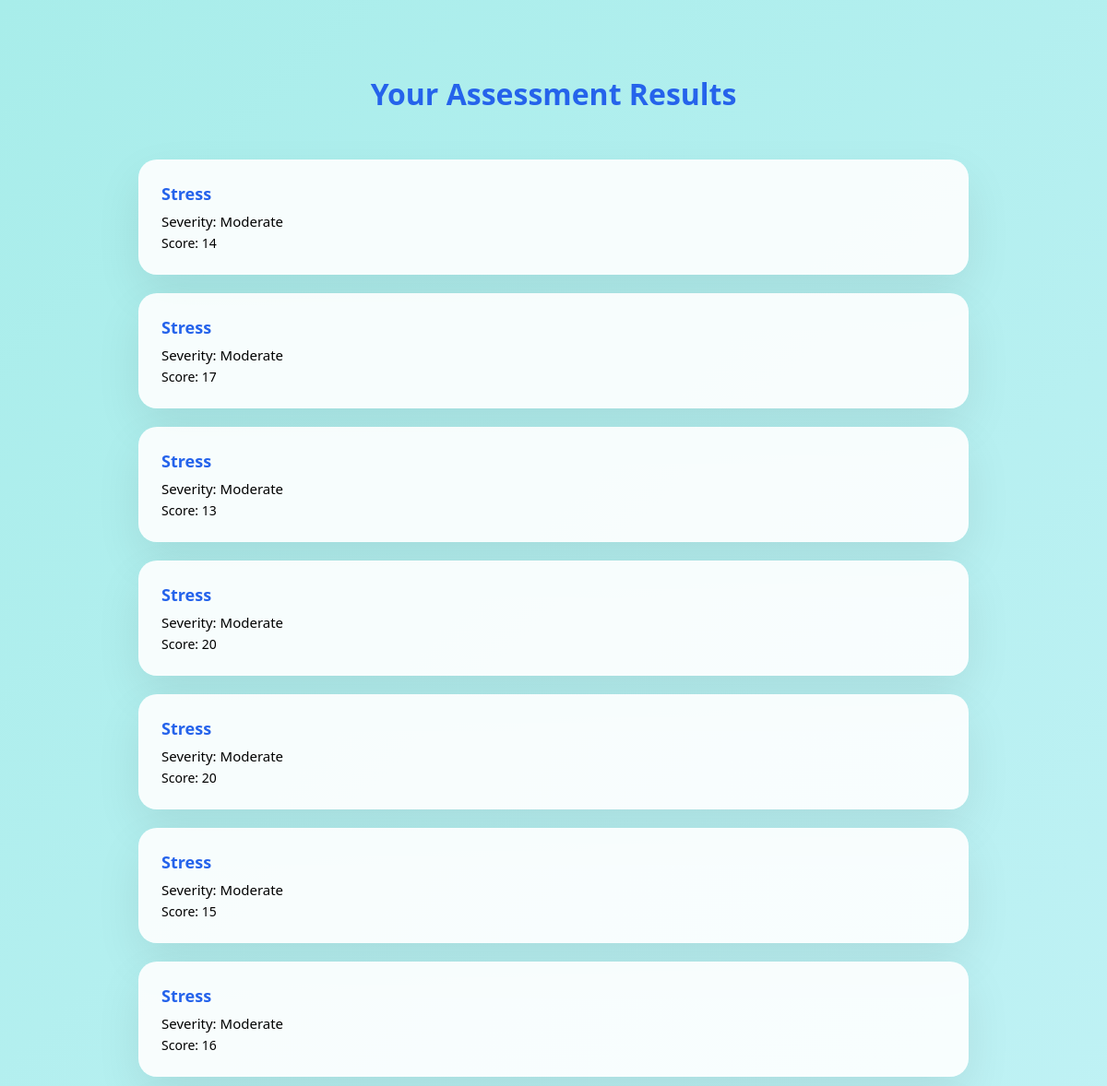
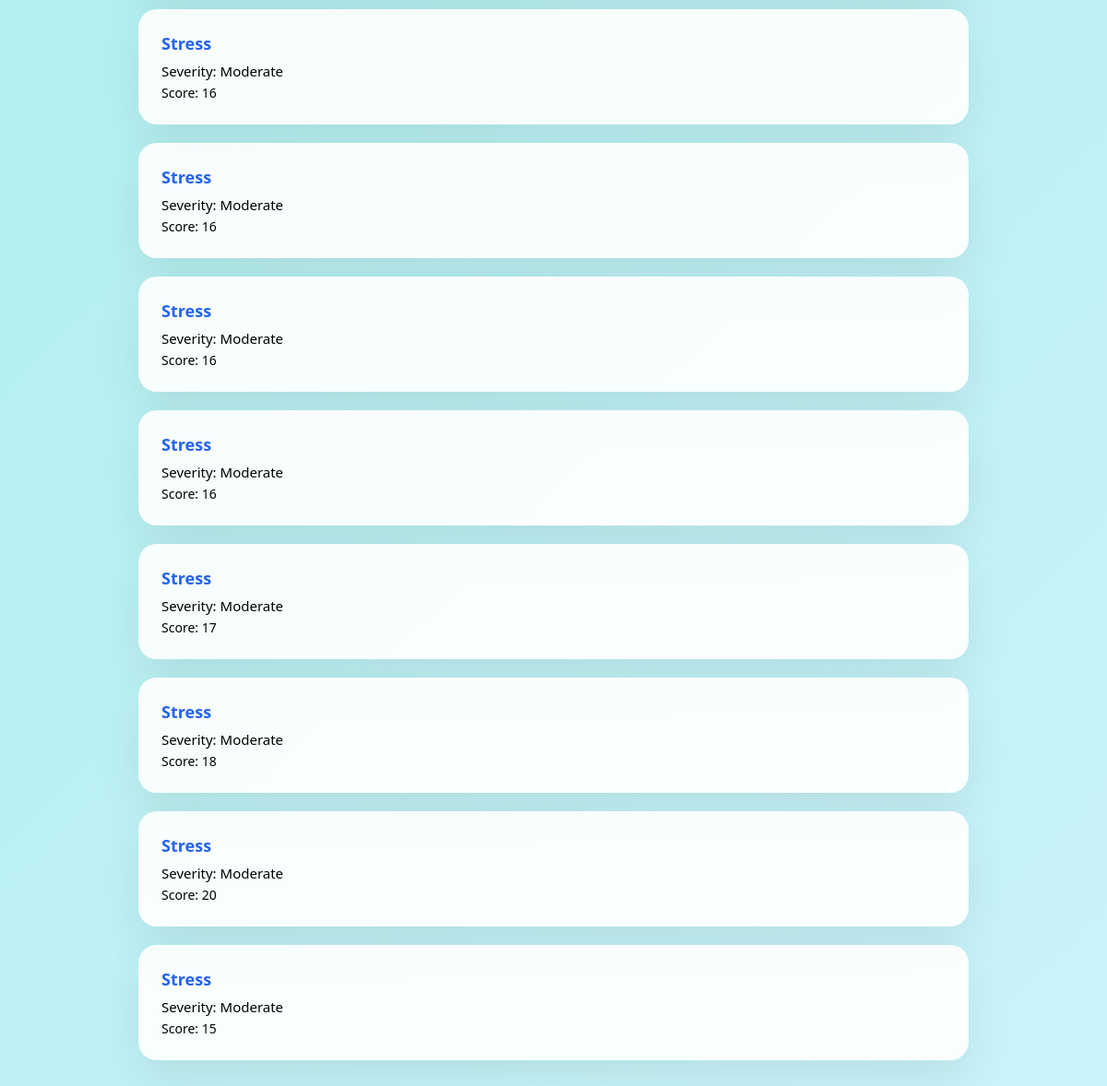
The page /results (signed in) on the database its author committed (2 pictures, top to bottom).
### backend/app.py (models this page shows)
class Result(db.Model):
    id = db.Column(db.Integer, primary_key=True)
    user_id = db.Column(db.Integer, db.ForeignKey('user.id'))
    test_name = db.Column(db.String(100))
    score = db.Column(db.Integer)
    severity = db.Column(db.String(50))

### backend/app.py (the view)
@app.route("/results")
@login_required
def results():
    user_results = Result.query.filter_by(user_id=current_user.id).all()
    return render_template("results.html", results=user_results)

### backend/app.py (called while the page is built)
@login_manager.user_loader
def load_user(user_id):
    return User.query.get(int(user_id))

### templates/results.html (shortened to what this page needs)
<!DOCTYPE html>
<html>
<head>
</head>
<body>
<h1>Your Assessment Results</h1>
<div class="container">
{% if results %}
    {% for r in results %}
    <div class="result-card">
        <div class="test">{{ r.test_name }}</div>
        <div class="severity">Severity: {{ r.severity }}</div>
        <div class="score">Score: {{ r.score }}</div>
    </div>
    {% endfor %}
{% else %}
<p style="text-align:center;">No assessments taken yet.</p>
{% endif %}
</div>
</body>
</html>

### templates/results.html (style rules this page uses)
* { margin:0;padding:0;box-sizing:border-box; }
body { font-family:'Segoe UI',sans-serif; min-height:100vh; background:linear-gradient(135deg,#a8edea,#d6f6ff,#c9d6ff,#e4c1f9); background-size:400% 400%; animation:bgMove 18s ease infinite; padding:80px 10%; }
h1 { text-align:center; margin-bottom:50px; color:#2563eb; }
.container { max-width:900px; margin:auto; }
.result-card { background:rgba(255,255,255,.9); padding:25px; border-radius:20px; margin-bottom:20px; box-shadow:0 20px 50px rgba(0,0,0,.08); }
.test { font-size:18px; font-weight:600; color:#2563eb; }
.severity { margin-top:8px; font-size:15px; }
.score { font-size:14px; margin-top:4px; }

### rows shown on the page
Result: test_name "Stress", severity "Moderate", score "14"
Result: test_name "Stress", severity "Moderate", score "17"
Result: test_name "Stress", severity "Moderate", score "13"
Result: test_name "Stress", severity "Moderate", score "20"
Result: test_name "Stress", severity "Moderate", score "20"
Result: test_name "Stress", severity "Moderate", score "15"
Result: test_name "Stress", severity "Moderate", score "16"
Result: test_name "Stress", severity "Moderate", score "16"
Result: test_name "Stress", severity "Moderate", score "16"
Result: test_name "Stress", severity "Moderate", score "16"
Result: test_name "Stress", severity "Moderate", score "16"
Result: test_name "Stress", severity "Moderate", score "17"
Result: test_name "Stress", severity "Moderate", score "18"
Result: test_name "Stress", severity "Moderate", score "20"
Result: test_name "Stress", severity "Moderate", score "15"
